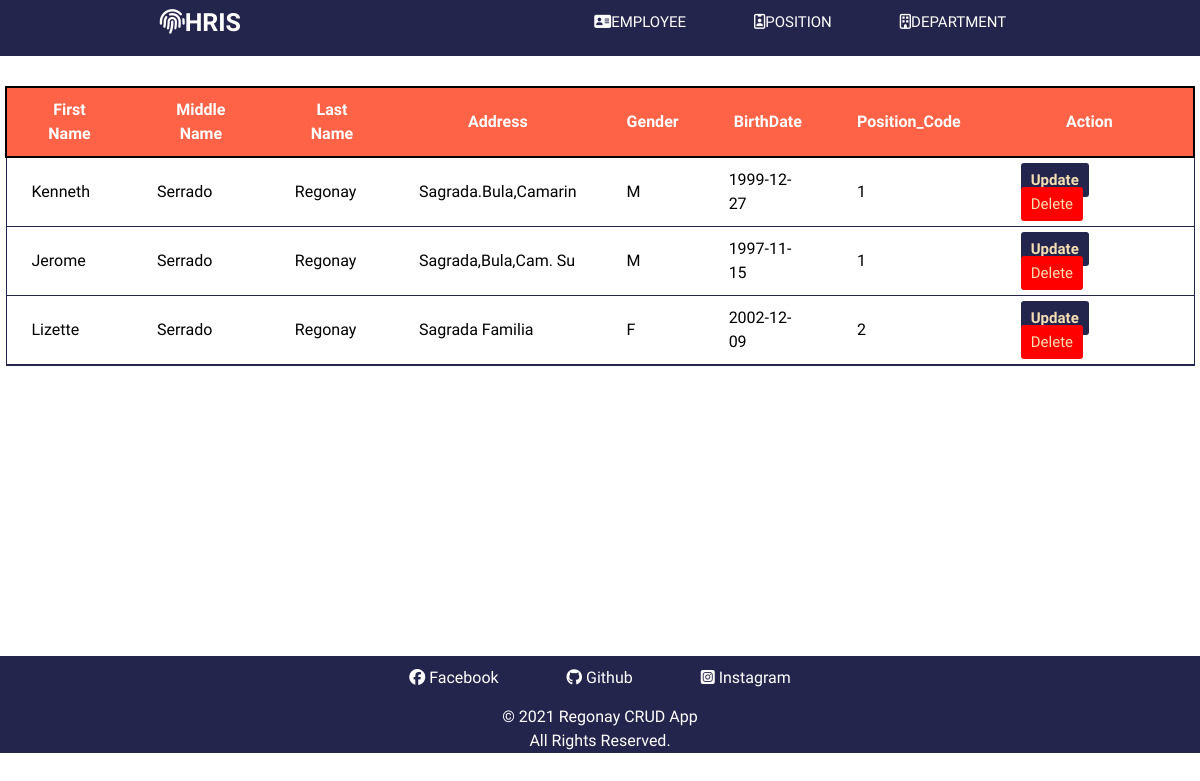
Page /employee.php on the committed database.
### tables this page shows
CREATE TABLE `employee` (
  `EmployeeID` bigint(20) NOT NULL,
  `Firstname` varchar(20) NOT NULL,
  `Middlename` varchar(20) NOT NULL,
  `Lastname` varchar(20) NOT NULL,
  `Address` varchar(20) NOT NULL,
  `Gender` varchar(1) NOT NULL,
  `Birthdate` date NOT NULL,
  `Position_Code` bigint(20) NOT NULL
);

### src/employee.php (the view, shortened to what this page needs)
<!DOCTYPE html>
<html lang="en">
<head>
</head>
<body>
<?php require_once 'header.php'?>
<div class="table-c">
 <table class= table>
<thead>
  <tr>
    <th>First Name</th>
    <th>Middle Name</th>
    <th>Last Name</th>
    <th>Address</th>
    <th>Gender</th>
    <th>BirthDate</th>
    <th>Position_Code</th>
    <th colspan = "2">Action</th>
  </tr>
</thead>
<tbody>
 <tr>
 <?php
			if ($result_set->num_rows > 0) {
				while ($row = $result_set->fetch_assoc()) {
		?>
      <td><?php echo $row ['Firstname']; ?></td>
      <td><?php echo $row ['Middlename']; ?></td>
      <td><?php echo $row ['Lastname']; ?></td>
      <td><?php echo $row ['Address']; ?></td>
      <td><?php echo $row ['Gender']; ?></td>
      <td><?php echo $row ['Birthdate']; ?></td>
      <td><?php echo $row ['Position_Code']; ?></td>
      <td>
          <a href="update.php?update=<?php echo$row['EmployeeID']; ?>" class="btn-u">Update </a>
          <a href="employee.php?delete=<?php echo$row['EmployeeID']; ?>" class="btn-d">Delete</a>
      </td>
    </tr>
    <?php }
      }
    ?>
    </tbody>
</table>
</div>
<?php require_once 'footer.php' ?>
</body>
</html>

### src/header.php (shortened to what this page needs)
<?php
    require_once ('backend.php');
  $query = "SELECT * FROM employee";
$result_set = $connection->query($query);
?>
<!DOCTYPE html>
     <link rel="stylesheet" href="style.css">
<nav>
    <div class="logo">
        <a href="index.php"><h4><i class="fas fa-fingerprint"></i>HRIS</h4></a>
    </div>
    <ul class="nav-links">
          <li>
            <a href="employee.php" class="href"><i class="fas fa-address-card"></i>EMPLOYEE</a>
        </li>
         <li>
            <a href="Position.php" class="href"><i class="far fa-id-badge"></i>POSITION</a>
       </li>
          <li>
            <a href="#" class="href"><i class="far fa-building"></i>DEPARTMENT</a>
        </li>
    </ul>
</nav>
</html>

### src/footer.php (shortened to what this page needs)
<!DOCTYPE html>
<footer>
        <div class="container">
        <div class="socials">
           <a href="https://web.facebook.com/Netkee"> <i class="fab fa-facebook"></i> Facebook   </a>
            <a href="https://github.com/kennethregonay/M0-CRUD"><i class="fab fa-github"></i>  Github  </a>
            <a href="https://www.instagram.com/netkeee/"><i class="fab fa-instagram-square"></i>  Instagram  </a>
        </div>
            <div class="copyright">
                <p> &copy; 2021 Regonay CRUD App </p>
                <p>All Rights Reserved.</p>
            </div>
        </div>
    </footer>
    </html>

### src/style.css (style rules this page uses)
* { padding: 0px; margin: 0px; box-sizing: border-box; }
body { font-family: 'Red Rose',cursive; font-size: 16px; line-height: 1.5em; }
.container { width: 80%; margin: auto; overflow: hidden; }
nav { display: flex; justify-content: space-around; min-height: 7vh; background-color: #24254c; padding-top: 10px; transition: all .5s ease; }
.logo a { color: #ffffff; text-decoration: none; font-weight: 600; font-size: 25px; }
.nav-links { display: flex; justify-content: space-around; width: 40%; }
.nav-links li { list-style: none; }
.nav-links a { color: #ffffff; text-decoration: none; font-weight: lighter; font-size: 15px; transition: all .5s ease; }
.btn-u { width: 100%; padding: 8px 10px; font-size: 15px; border: 0px; background :#24254c; color: wheat; cursor: pointer; border-radius: 3px; outline: none; margin: 10px; text-decoration: none; font-weight: bold; }
.btn-d { width: 100%;; padding: 8px 10px; font-size: 15px; border: 0px; background :red; color: wheat; cursor: pointer; border-radius: 3px; outline: none; margin: 10px; text-decoration: none; }
.table-c { width: 100%; margin: auto; padding: 5px; justify-content: space-around; min-height: 600px; }
.table { border-collapse:collapse; margin: 25px 0; font-size: 0 9em; min-width: 400px; border:black; position: relative; align-items: center; }
.table thead tr { background-color: tomato; color: #fff; text-align: center; font-weight: bold; justify-content: center; border: 2px solid black ; }
.table th, .table td { padding: 10px 25px; text-transform: capitalize; align-content: center; width: max-content; }
.table tbody tr { border: 1px solid #24254c; }
footer { background: #24254c; color: #ffffff; text-align: center; min-height: fit-content; margin: auto; overflow: hidden; transition: all .5s ease; }
footer .socials { flex: 0 0 100%; max-width: 100%; padding: 10px; text-align: center; }
footer .socials a { color: #fff; text-decoration: none; padding: 10px; margin: 0px 12px; transition: all .5s ease; padding: 20px; }
.copyright p { float:left; padding: 0px; width: 100%; }
.copyright p:first-child { padding-top: 5px; }

### rows in the picture
employee: Firstname "Kenneth", Middlename "Serrado", Lastname "Regonay", Address "Sagrada.Bula,Camarin", Gender "M", Birthdate "1999-12-27", Position_Code "1"
employee: Firstname "Jerome", Middlename "Serrado", Lastname "Regonay", Address "Sagrada,Bula,Cam. Su", Gender "M", Birthdate "1997-11-15", Position_Code "1"
employee: Firstname "Lizette", Middlename "Serrado", Lastname "Regonay", Address "Sagrada Familia", Gender "F", Birthdate "2002-12-09", Position_Code "2"
